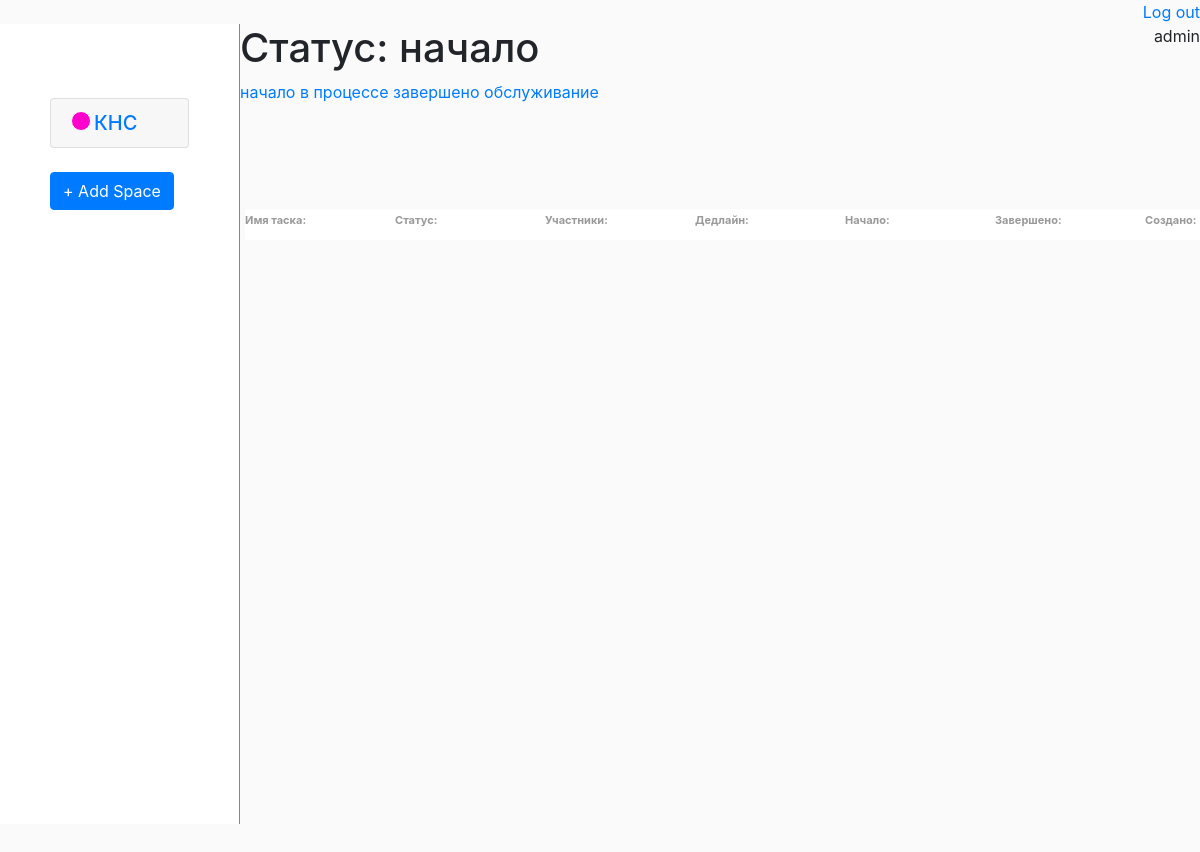
Page /status/1/ (signed in) on the committed database.
### main/models.py (models this page shows)
class Space(models.Model):
    name = models.CharField('Название',max_length=100)
    photo = models.ImageField(upload_to='images/', blank=True)
    assign = models.ManyToManyField(User)
    status = models.ForeignKey(Status, on_delete=models.CASCADE)
    add_date = models.DateField(auto_now_add=True)
    upd_date = models.DateField(auto_now_add=False, auto_now=True)
    created_by = models.CharField(max_length=150)
    color = ColorField(default='#FF0000')
    def __str__(self):
        return (self.name)

class Status(models.Model):
    name_status = models.CharField(max_length=100)
    def __str__(self):
        return(self.name_status)

### main/views.py (the view)
# urls.py: path('status/<int:task_id>/', views.status, name = 'status_url')
def status(request, task_id):
	lists = List.objects.all()
	space = Space.objects.filter(assign=request.user.id)
	bbs = Task.objects.filter(status=task_id, assign=request.user.id)
	form_list = ListForm()
	form_space = SpaceForm()
	status = Status.objects.all()
	current_status = Status.objects.get(id = task_id)
	context = {
		'status': status,
		'bbs':bbs,
		'current_status':current_status,
		'space':space,
		'lists': lists,
		'form_list': form_list,
		'form_space': form_space,
	}
	return render(request, 'main/status.html', context)

### main/models.py (called while the page is built)
    def __str__(self):
        return (self.name_list)

### templates/main/status.html (shortened to what this page needs)
{% extends 'main/index.html' %}
{% block main %}
<h1>Статус: {{current_status.name_status}}</h1>
{% for i in status %}
<a href="{% url 'status_url' i.id %}">{{ i.name_status}}</a>
{% endfor%}
    <div class="ri">
        <div class="name">
            <h6 class='textf'>Имя таска: </h6>
            <h6 class='textf'>Статус: </h6>
            <h6 class='textf'>Участники:</h6>
            <h6 class='textf'>Дедлайн: </h6>
            <h6 class='textf'>Начало:</h6>
            <h6 class='textf'>Завершено: </h6>
            <h6 class='textf'>Создано: </h6>
        </div>
        <br>
{% endblock %}

### templates/main/index.html (shortened to what this page needs)
{% extends 'base.html' %}
{% load static %}
{% load crispy_forms_tags %}
{% block content %}
{% if user.is_authenticated %}
<div class="left">
<br> {% for i in space %}
<div class="accordion md-accordion" id="accordionEx" role="tablist" aria-multiselectable="true">
  <div class="card">
    <div class="card-header" role="tab" id="{{i.name}}">
      <a  data-toggle="collapse" data-parent="#accordionEx" href="#collapse{{i.name}}" aria-expanded="true"
        aria-controls="collapse{{i.name}}">
        <h5 class="mb-0" id="collapsediv">
          <div id="colorspace" style="background-color: {{i.color}}; "></div>{{i.name}}
        </h5>
      </a>
    </div>
  </div>
</div><br>
    {% endfor %}
<button type="button" class="btn btn-primary" data-toggle="modal" data-target="#SpaceModal">
  + Add Space
</button>
</div>
    {% block main %} {% endblock %}
{% else %}
    <a href="{% url 'accounts:login' %}" class="reg">Войти</a>
{% endif %}
{% endblock %}

### templates/base.html (shortened to what this page needs)
{% load static %}
<!doctype  html>
<html lang="en">
<head>
    <link rel="stylesheet" href="https://cdn.jsdelivr.net/npm/bootstrap@4.5.3/dist/css/bootstrap.min.css">
    <link rel="stylesheet" type="text/css" href="{% static 'main/css/style.css' %}">
        <link rel="stylesheet" href="http://code.jquery.com/ui/1.11.0/themes/smoothness/jquery-ui.css">
</head>
<body>
{% if user.is_authenticated %}
<a class="username" href="{% url 'accounts:logout' %}">Log out</a><br>
    <p class="username">{{user.username}}</p>
    {% else %}
    <a href="{% url 'accounts:login' %}" class="reg">Войти</a> {% endif %}
{% block content %} {% endblock %}
</body>
</html>

### main/static/main/css/style.css (style rules this page uses)
.left { min-height: 100vh; max-height: 100000px; width: 20%; background-color: white !important; border-right: 1px solid #82868D; float: left; padding: 50px; }
body { background-color: #FAFAFA; }
#colorspace { border: 1px solid white; border-radius: 25px; width: 20px; height: 20px; margin-right: 3px; }
#collapsediv { display: flex; }
.name { margin-top: 100px; width: 1520px; display: flex; padding-top: 5px; padding-bottom: 5px; border-radius: 1px; background-color: white; }
h6 { width: 150px; color: #82868D; font-size: 11px; }
h6.textf { width: 150px; color: #34343480; font-size: 11px; font-weight: bolder; }
.ri { margin-left: 20px; overflow: scroll; height: 100vh; padding: 5px; }
.username { float: right; }

### rows in the picture
Space: name "КНС"
Status: name_status "начало"
Status: name_status "в процессе"
Status: name_status "завершено"
Status: name_status "обслуживание"

### other values in the picture
{{ user.username }} "admin"
